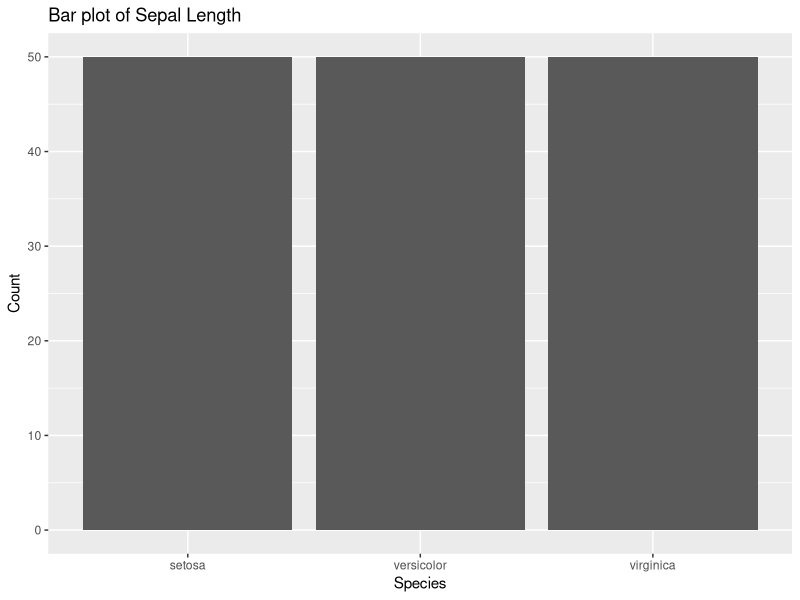
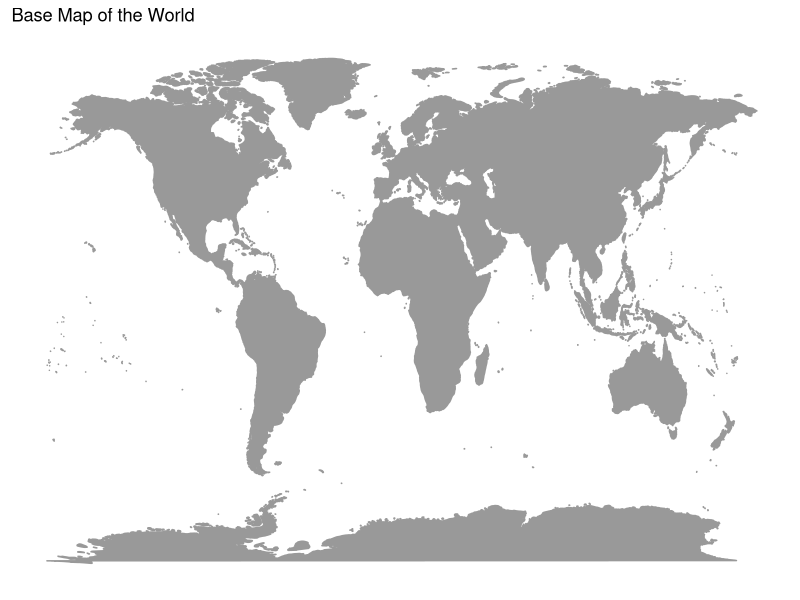
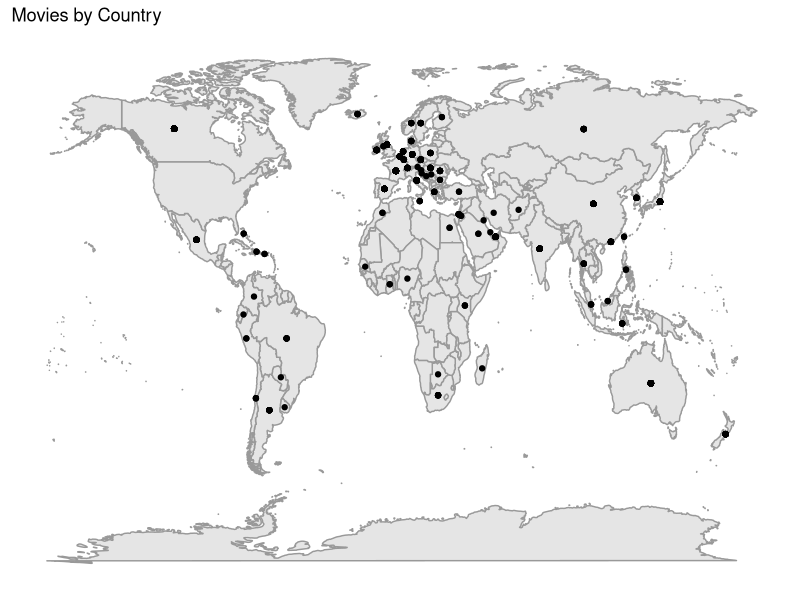
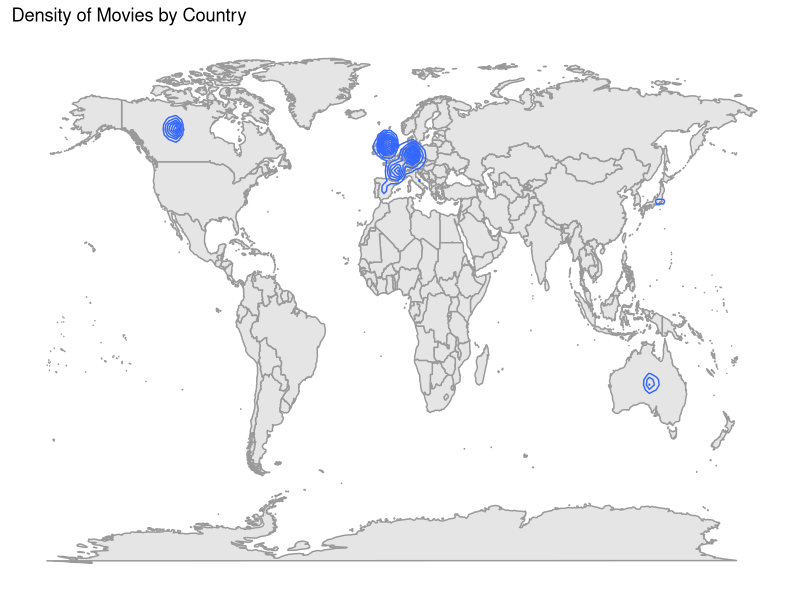
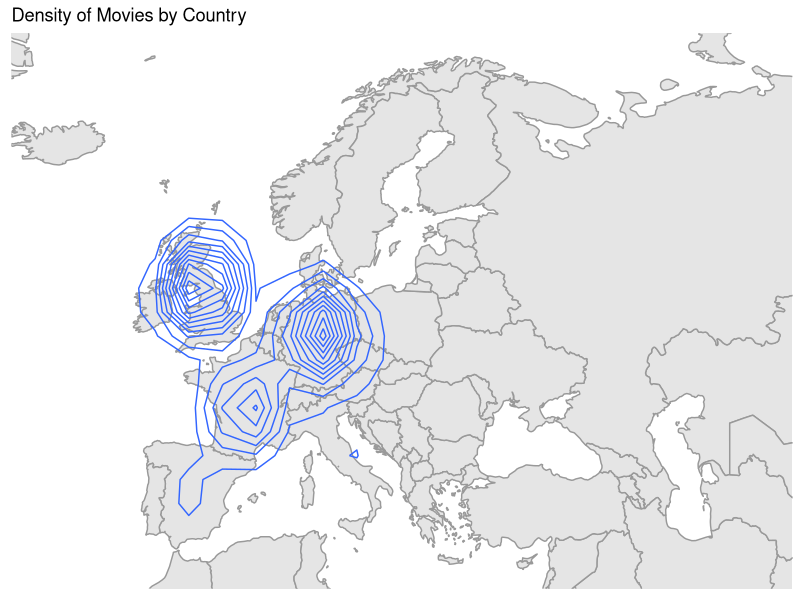
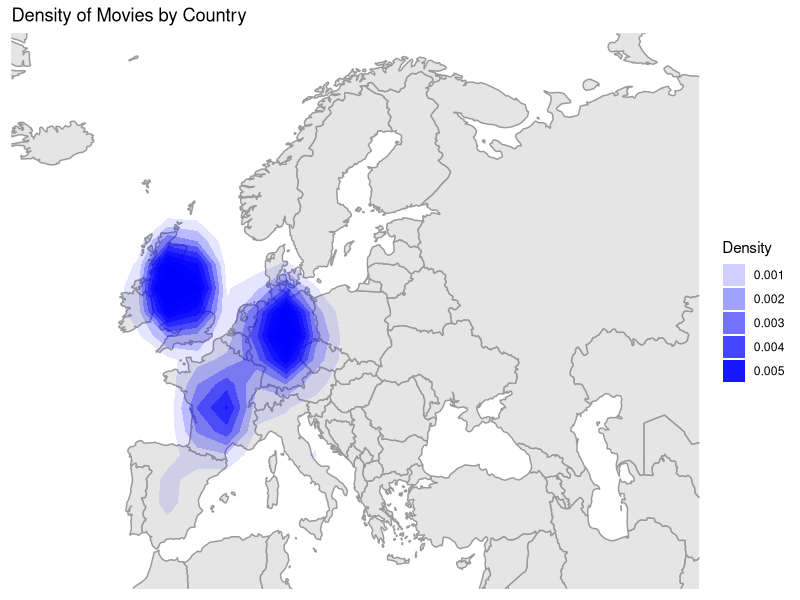
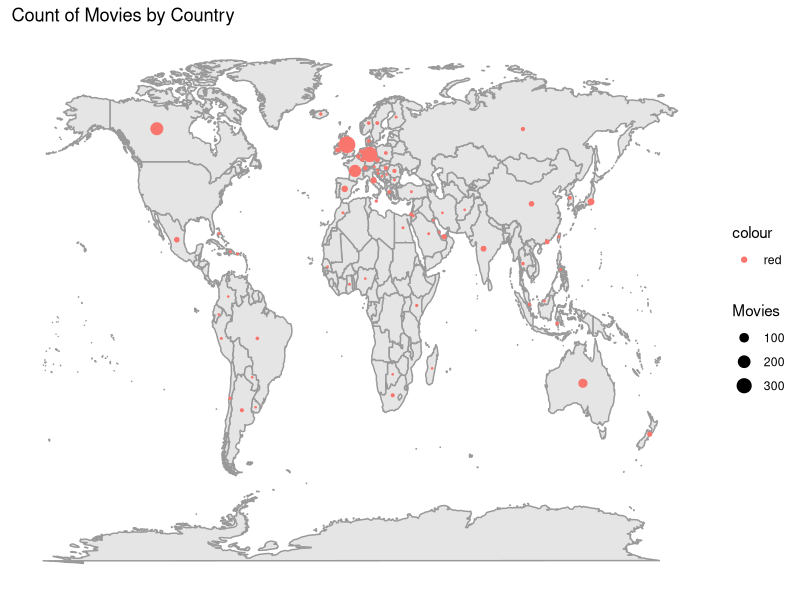
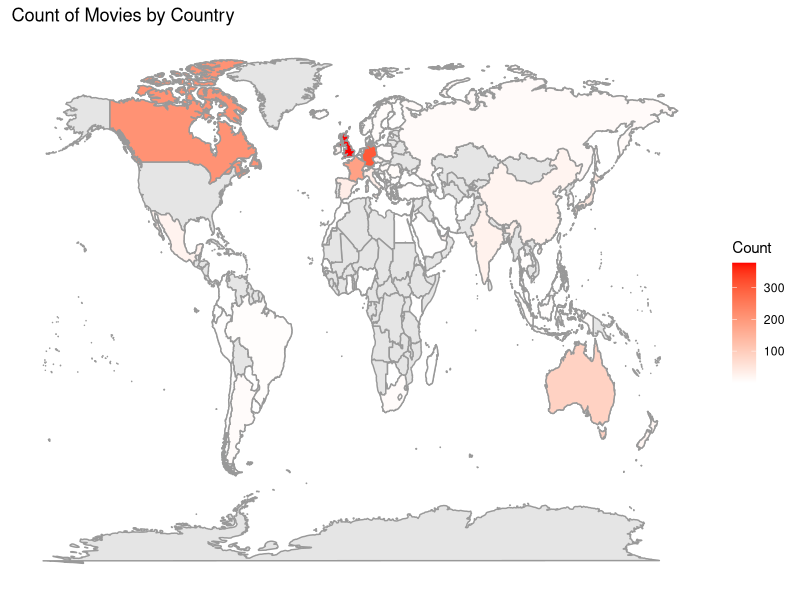

The R script that drew these images, in order:
#install packages
install.packages("maps")
install.packages("gglot2")

#load GGPlot2
library(ggplot2)
library(datasets)

#GGplot bar graph example
iris

bar <- ggplot(data=iris, aes(x=Species))
bar + geom_bar() + 
  xlab("Species") +  ylab("Count") + ggtitle("Bar plot of Sepal Length")

#Create a basemap with no data
ggplot() + 
  borders(database = "world", colour = "grey60", fill = "grey60") +
  ggtitle("Base Map of the World") +
  xlab("") +
  ylab("") +
  theme(
        panel.background = element_blank(),
        axis.title.x = element_blank(),
        axis.text.x = element_blank(),
        axis.ticks.x = element_blank(),
        axis.title.y = element_blank(),
        axis.text.y = element_blank(),
        axis.ticks.y = element_blank())

#Set working directory
setwd("D:/DataViz")

#Reading movies by country from csv
movies <-read.csv("Movies by Country.csv")
head(movies)

# Create a dot density map
ggplot(
  data = movies) +
  borders(
    database = "world",
    colour = "grey60",
    fill = "grey90") +
  geom_point(
    aes(
      x = Longitude,
      y = Latitude)) +
  ggtitle("Movies by Country") +
  xlab("") +
  ylab("") +
  theme(
    panel.background = element_blank(),
    axis.title.x=element_blank(),
    axis.text.x=element_blank(),
    axis.ticks.x=element_blank(),
    axis.title.y=element_blank(),
    axis.text.y=element_blank(),
    axis.ticks.y=element_blank())

# Create a contour map
ggplot(
  data = movies) +
  borders(
    database = "world",
    colour = "grey60",
    fill = "grey90") +
  geom_density2d(
    aes(
      x = Longitude, 
      y = Latitude)) +
  ggtitle("Density of Movies by Country") +
  xlab("") +
  ylab("") +
  theme(
    panel.background = element_blank(),
    axis.title.x=element_blank(),
    axis.text.x=element_blank(),
    axis.ticks.x=element_blank(),
    axis.title.y=element_blank(),
    axis.text.y=element_blank(),
    axis.ticks.y=element_blank())

# Zoom into a map
ggplot(
  data = movies) +
  borders(
    database = "world",
    colour = "grey60",
    fill = "grey90") +
  coord_cartesian(
    xlim = c(-20, 59), 
    ylim = c(35, 71)) +
  geom_density2d(
    aes(
      x = Longitude, 
      y = Latitude)) +
  ggtitle("Density of Movies by Country") +
  xlab("") +
  ylab("") + 
  theme(
    panel.background = element_blank(),
    axis.title.x=element_blank(),
    axis.text.x=element_blank(),
    axis.ticks.x=element_blank(),
    axis.title.y=element_blank(),
    axis.text.y=element_blank(),
    axis.ticks.y=element_blank())

# Create a level map
ggplot(
  data = movies) +
  borders(
    database = "world",
    colour = "grey60",
    fill = "grey90") +
  coord_cartesian(
    xlim = c(-20, 59), 
    ylim = c(35, 71)) +
  stat_density2d(
    aes(
      x = Longitude, 
      y = Latitude,
      alpha = ..level..), 
    geom = "polygon",
    fill = "blue") +
  ggtitle("Density of Movies by Country") +
  xlab("") +
  ylab("") +
  labs(alpha = "Density") +
  theme(
    panel.background = element_blank(),
    axis.title.x=element_blank(),
    axis.text.x=element_blank(),
    axis.ticks.x=element_blank(),
    axis.title.y=element_blank(),
    axis.text.y=element_blank(),
    axis.ticks.y=element_blank())

#Read countries from CSV file
countries <-read.csv("Countries.csv")
head(countries)

# Create a bubble map
ggplot(
  data = countries) +
  borders(
    database = "world",
    colour = "grey60",
    fill = "grey90") +
  geom_point(
    aes(
      colour = "red",
      x = Longitude,
      y = Latitude,
      size = Count)) +
  scale_size_area(
    max_size = 5) + 
  ggtitle("Count of Movies by Country") +
  xlab("") +
  ylab("") +
  labs(size = "Movies") +
  theme(
    panel.background = element_blank(),
    axis.title.x=element_blank(),
    axis.text.x=element_blank(),
    axis.ticks.x=element_blank(),
    axis.title.y=element_blank(),
    axis.text.y=element_blank(),
    axis.ticks.y=element_blank())



# Load map data as dataframe
map <- map_data("world")

# Look at the map data
head(map)

# Load dplyr
library(dplyr)

# Join countries and map data
countries2 <- countries %>%
  left_join(map, 
            by = c("Country" = "region")) %>%
  select(
    Country, 
    Longitude = long, 
    Latitude = lat, 
    Group = group,
    Order = order,
    Count) %>%
  arrange(Order) %>%
  as.data.frame()

#Look at countries2
head(countries2)

# Create a choropleth
ggplot(
  data = countries2) + 
  borders(
    database = "world",
    colour = "grey60",
    fill = "grey90") +
  geom_polygon(
    aes(
      x = Longitude, 
      y = Latitude, 
      group = Group,
      fill = Count), 
    color = "grey60") +
  scale_fill_gradient(
    low = "white",
    high = "red") +
  ggtitle("Count of Movies by Country") +
  xlab("") +
  ylab("") +
  labs(color = "Movies") +
  theme(
    panel.background = element_blank(),
    axis.title.x=element_blank(),
    axis.text.x=element_blank(),
    axis.ticks.x=element_blank(),
    axis.title.y=element_blank(),
    axis.text.y=element_blank(),
    axis.ticks.y=element_blank())


